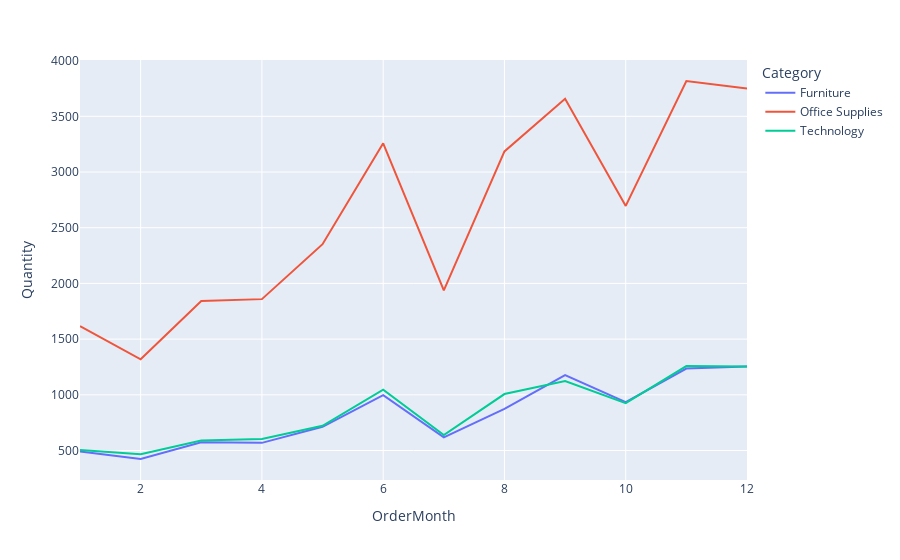

Source (notebook cell):
### Code cell
fig = px.line(month_category, 
             x = "OrderMonth",
             y = "Quantity",
             color = "Category")
fig.show()

### Figure 1 — Plotly figure (JSON) as saved in the notebook; plotly's stock layout.template omitted (floating-point values rounded to 4 significant figures)
{"data": [{"hovertemplate": "Category=Furniture<br>OrderMonth=%{x}<br>Quantity=%{y}<extra></extra>", "legendgroup": "Furniture", "line": {"color": "#636efa", "dash": "solid"}, "marker": {"symbol": "circle"}, "mode": "lines", "name": "Furniture", "orientation": "v", "showlegend": true, "type": "scatter", "x": [1, 2, 3, 4, 5, 6, 7, 8, 9, 10, 11, 12], "xaxis": "x", "y": [491, 424, 574, 569, 713, 997, 618, 873, 1177, 934, 1236, 1254], "yaxis": "y"}, {"hovertemplate": "Category=Office Supplies<br>OrderMonth=%{x}<br>Quantity=%{y}<extra></extra>", "legendgroup": "Office Supplies", "line": {"color": "#EF553B", "dash": "solid"}, "marker": {"symbol": "circle"}, "mode": "lines", "name": "Office Supplies", "orientation": "v", "showlegend": true, "type": "scatter", "x": [1, 2, 3, 4, 5, 6, 7, 8, 9, 10, 11, 12], "xaxis": "x", "y": [1616, 1319, 1843, 1859, 2352, 3258, 1938, 3185, 3657, 2696, 3817, 3749], "yaxis": "y"}, {"hovertemplate": "Category=Technology<br>OrderMonth=%{x}<br>Quantity=%{y}<extra></extra>", "legendgroup": "Technology", "line": {"color": "#00cc96", "dash": "solid"}, "marker": {"symbol": "circle"}, "mode": "lines", "name": "Technology", "orientation": "v", "showlegend": true, "type": "scatter", "x": [1, 2, 3, 4, 5, 6, 7, 8, 9, 10, 11, 12], "xaxis": "x", "y": [504, 466, 590, 604, 722, 1047, 639, 1007, 1124, 926, 1258, 1254], "yaxis": "y"}], "layout": {"legend": {"title": {"text": "Category"}, "tracegroupgap": 0}, "margin": {"t": 60}, "xaxis": {"anchor": "y", "domain": [0, 1], "title": {"text": "OrderMonth"}}, "yaxis": {"anchor": "x", "domain": [0, 1], "title": {"text": "Quantity"}}}}
